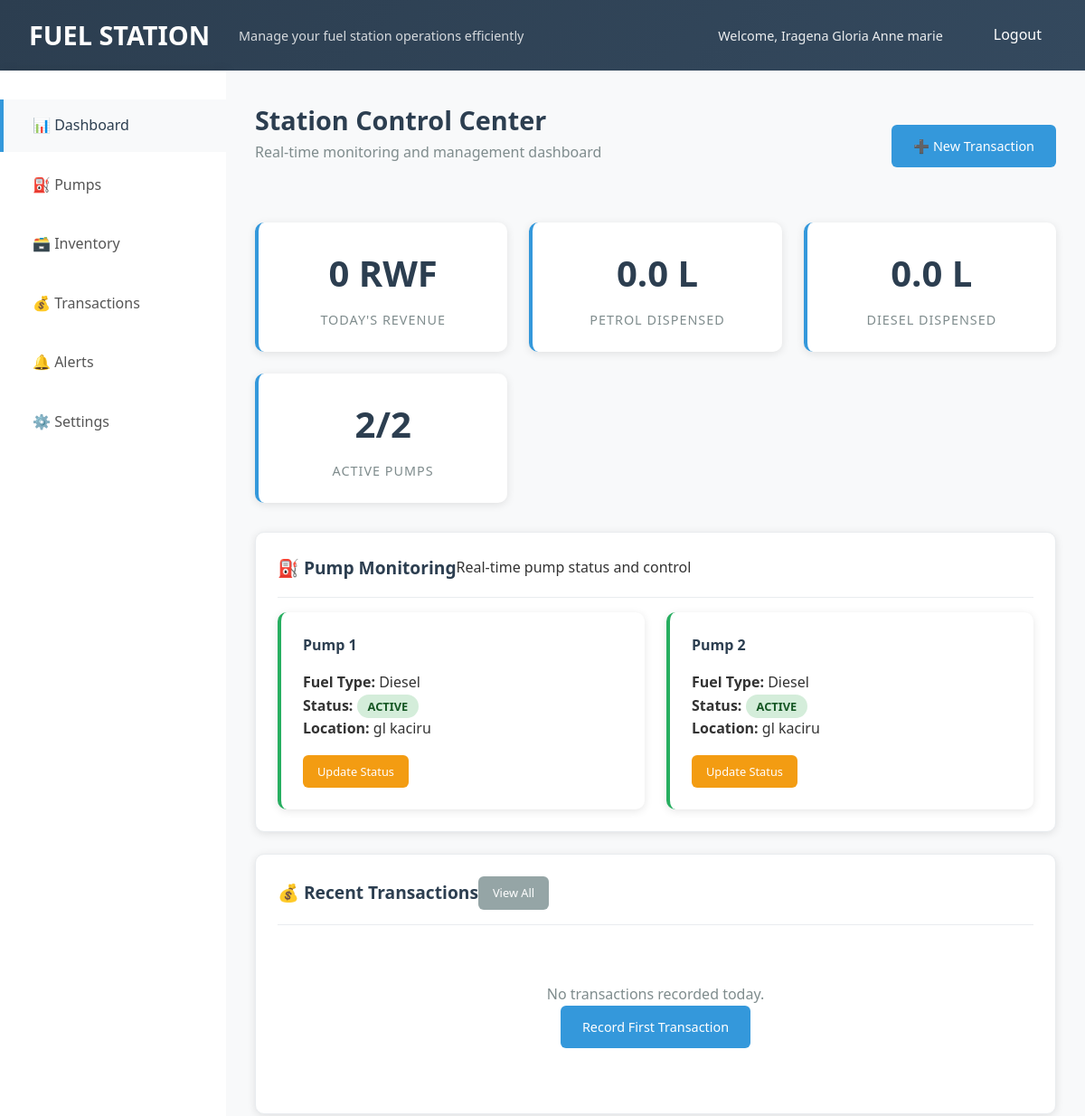
Before: /dashboard/ (signed in, upper part) with the older database file.
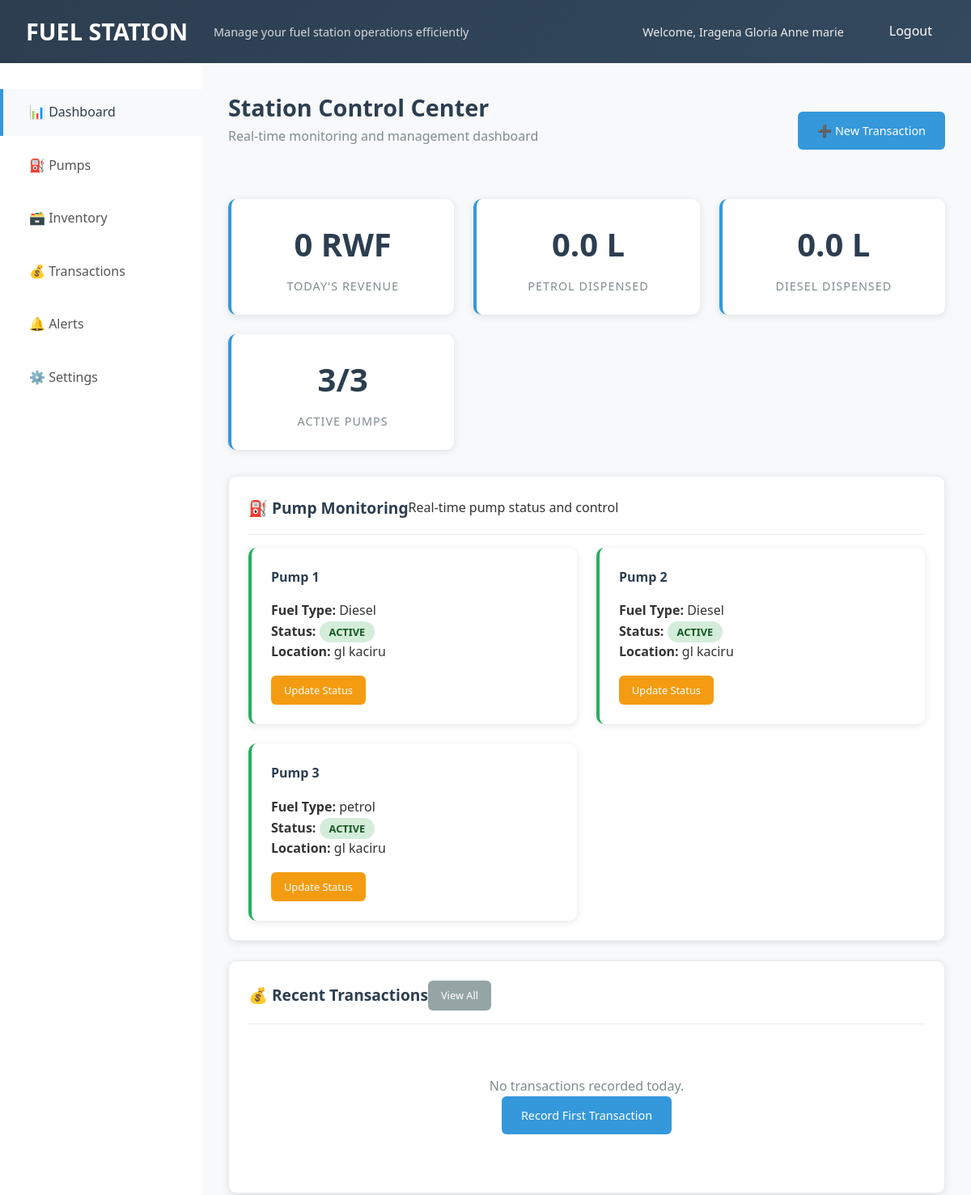
After: the same page with the newer database file.
### service/models.py (models this page shows, shortened)
class Pump(models.Model):
    pump_id = models.AutoField(primary_key=True)
    station= models.ForeignKey(Station, on_delete=models.CASCADE, related_name='pumps')
    pump_number = models.IntegerField()
    fuel_type = models.CharField(max_length=50)
    STATUS_CHOICES = [
        ('active', 'Active'),
        ('offline', 'Offline'),
    ]
    status = models.CharField(max_length=20, choices=STATUS_CHOICES, default='active')
    flow_rate = models.FloatField(null=True, blank=True)
    class Meta:
        unique_together = ('station_id', 'pump_number')

class Station(models.Model):
    station_id = models.AutoField(primary_key=True)
    company_id= models.ForeignKey(Company, on_delete=models.CASCADE, related_name='stations')
    manager_id = models.ForeignKey(User, on_delete=models.SET_NULL, null=True, blank=True, related_name='managed_stations')
    name = models.CharField(max_length=100)
    location = models.CharField(max_length=255)
    created_at = models.DateTimeField(auto_now_add=True)
    status = models.CharField(max_length=20, blank=True, null=True)

### service/views.py (the view)
# urls.py: path('dashboard/', views.dashboard, name='dashboard'),
def dashboard(request):
    user_id = request.session.get('user_id')
    user_role = request.session.get('role')
    if not user_id:
        return redirect('landing_page')
    try:
        user = User.objects.get(user_id=user_id)
        stations = get_user_stations(user_id, user_role)
        pumps = Pump.objects.filter(station__in=stations)
        active_pumps = pumps.filter(status='active').count()
        offline_pumps = pumps.filter(status='offline').count()
        today = timezone.now().date()
        today_data = Transaction.objects.filter(
            station_id__in=stations,
            transaction_time__date=today
        ).aggregate(
            total_revenue=Sum('total_price'),
            petrol_dispensed=Sum('quantity', filter=Q(fuel_type='Petrol')),
            diesel_dispensed=Sum('quantity', filter=Q(fuel_type='Diesel'))
        )
        today_revenue = today_data['total_revenue'] or 0
        petrol_dispensed = today_data['petrol_dispensed'] or 0
        diesel_dispensed = today_data['diesel_dispensed'] or 0
        recent_transactions = Transaction.objects.filter(
            station_id__in=stations
        ).order_by('-transaction_time')[:5]
        alerts = Alert.objects.filter(station__in=stations, status='pending')
        context = {
            'user': user,
            'stations': stations,
            'pumps': pumps,
            'active_pumps_count': active_pumps,
            'offline_pumps_count': offline_pumps,
            'today_revenue': today_revenue,
            'petrol_dispensed': petrol_dispensed,
            'diesel_dispensed': diesel_dispensed,
            'recent_transactions': recent_transactions,
            'alerts': alerts,
        }
        return render(request, 'dashboard.html', context)
    except User.DoesNotExist:
        messages.error(request, 'User not found')
        return redirect('landing_page')

### service/views.py (called while the page is built)
def get_user_stations(user_id, user_role):
    try:
        user = User.objects.get(user_id=user_id)
        if user_role == 'admin':
            return Station.objects.all()
        elif user_role == 'owner':
            return Station.objects.filter(company_id__owner=user)
        elif user_role == 'manager':
            return Station.objects.filter(manager_id=user)
        return Station.objects.none()
    except User.DoesNotExist:
        return Station.objects.none()

### templates/dashboard.html (shortened to what the changed rows need)
{% extends 'base.html' %}
{% block page_title %}Station Control Center{% endblock %}
{% block content %}
<div class="dashboard">
    <div class="stats-grid">
        <div class="stat-card">
            <div class="stat-value">{{ active_pumps_count }}/{{ pumps.count }}</div>
            <div class="stat-label">Active Pumps</div>
        </div>
    </div>
    <div class="card">
        <div class="pumps-grid">
            {% for pump in pumps %}
            <div class="pump-card {% if pump.status == 'offline' %}offline{% endif %}">
                <h4>Pump {{ pump.pump_number }}</h4>
                <p><strong>Fuel Type:</strong> {{ pump.fuel_type }}</p>
                <p><strong>Status:</strong>
                    <span class="status-badge {% if pump.status == 'active' %}status-active{% else %}status-offline{% endif %}">
                        {{ pump.status|title }}
                    </span>
                </p>
                <p><strong>Location:</strong> {{ pump.station.name }}</p>
                <div class="pump-actions">
                    <a href="{% url 'pump_status_update' pump.pump_id %}" class="btn btn-warning btn-sm">Update Status</a>
                </div>
            </div>
            {% empty %}
            <div style="grid-column: 1 / -1; text-align: center; padding: 3rem; color: #7f8c8d;">
                <p>No pumps configured yet.</p>
                <a href="{% url 'pump_create' %}" class="btn btn-primary">Add First Pump</a>
            </div>
            {% endfor %}
        </div>
    </div>
</div>
{% endblock %}

Changed rows visible on the page:
added Pump: pump_number "3", fuel_type "petrol", status "ACTIVE", station.name "gl kaciru"
Other visible differences:
{{ active_pumps_count }}: "2" → "3"
{{ pumps.count }}: "2" → "3"
